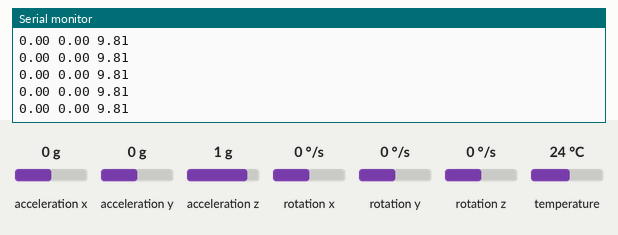
Recording of a sketch running on a simulated Arduino Uno, built with avr-gcc and run on an emulated ATmega328P. Shown: the last lines printed to the serial monitor. Wiring (inferred from the names in the program): MPU-6050 motion sensor at I2C address 0x68. The test bench sets the inputs (shaded band); at power-on: acceleration x 0 g, acceleration y 0 g, acceleration z 1 g, rotation x 0 °/s, rotation y 0 °/s, rotation z 0 °/s, temperature 24 °C.

Above: at 1.3 s.
1.4 s: acceleration x set to 1.4 g
At 2.1 s:
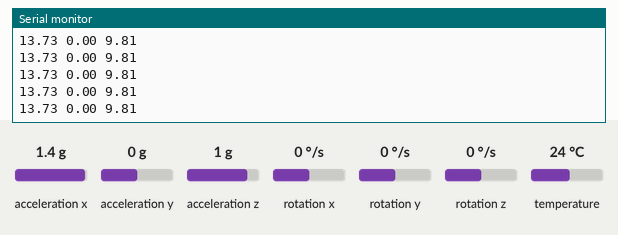
4.4 s: acceleration y set to -1.4 g
At 4.9 s:
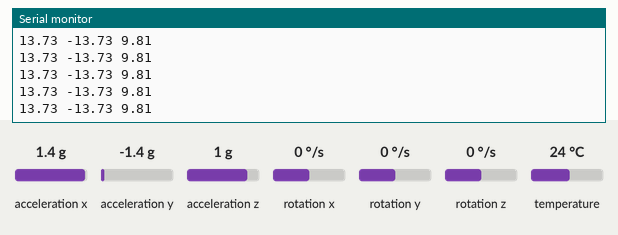
5.9 s: acceleration z set to 1.4 g
At 6.8 s:
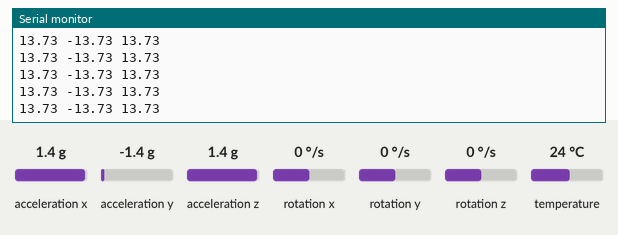
Timing chart, 0 to 8.9 s (numbered marks = the images above; inputs shaded):
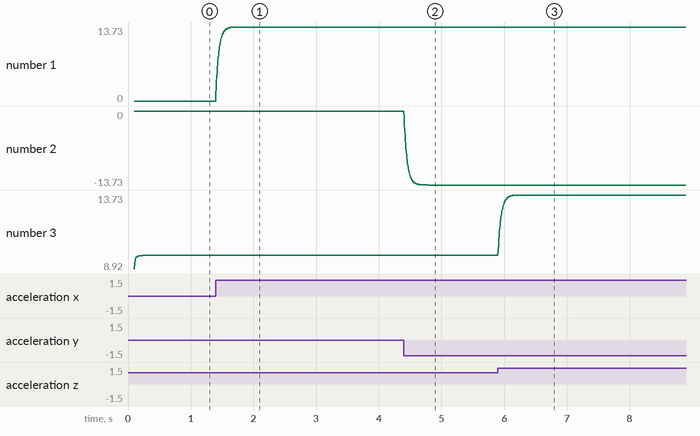

The sketch:

MPU6050_with_Kalman_Filter.ino
```cpp
#include <Wire.h>
#include <Adafruit_MPU6050.h>
#include <Adafruit_Sensor.h>
#include "I2C.h"

Adafruit_MPU6050 mpu;

struct KalmanFilter {
  float Q;
  float R;
  float x;
  float P;
  float K;

  KalmanFilter(float Q, float R) : Q(Q), R(R), x(0), P(1), K(0) {}

  float update(float measurement) {
    P += Q;
    K = P / (P + R);
    x += K * (measurement - x);
    P *= (1 - K);
    return x;
  }
};

KalmanFilter kfX(0.001, 0.1);
KalmanFilter kfY(0.001, 0.1);
KalmanFilter kfZ(0.001, 0.1);

void setup(void) {
  Serial.begin(115200);

  Wire.begin();
  TWBR = ((F_CPU / 400000L) - 16) / 2;

  if (!mpu.begin()) {
    Serial.println("Failed to find MPU6050 chip");
    while (1) {
      delay(10);
    }
  }
  Serial.println("MPU6050 Found!");

  mpu.setAccelerometerRange(MPU6050_RANGE_8_G);
  mpu.setFilterBandwidth(MPU6050_BAND_21_HZ);

  // Set sample rate to 1 kHz
  i2cWrite(0x19, 0x00, true);  // MPU6050_REG_SMPLRT_DIV register, set to 0 for 1kHz

  delay(100);
}

void loop() {
  sensors_event_t a, g, temp;
  mpu.getEvent(&a, &g, &temp);

  float ax = kfX.update(a.acceleration.x);
  float ay = kfY.update(a.acceleration.y);
  float az = kfZ.update(a.acceleration.z);

  Serial.print(ax);
  Serial.print(" ");
  Serial.print(ay);
  Serial.print(" ");
  Serial.println(az);

  delay(1); // Run the loop at approximately 1000Hz
}
```

I2C.cpp
```cpp
#include "I2C.h"

uint8_t i2cWrite(uint8_t registerAddress, uint8_t data, bool sendStop) {
  Wire.beginTransmission(0x68);
  Wire.write(registerAddress);
  Wire.write(data);
  uint8_t status = Wire.endTransmission(sendStop);
  return status;
}

uint8_t i2cWrite(uint8_t registerAddress, uint8_t *data, uint8_t length, bool sendStop) {
  Wire.beginTransmission(0x68);
  Wire.write(registerAddress);
  for (uint8_t i = 0; i < length; i++) {
    Wire.write(data[i]);
  }
  uint8_t status = Wire.endTransmission(sendStop);
  return status;
}

uint8_t i2cRead(uint8_t registerAddress, uint8_t *data, uint8_t length) {
  Wire.beginTransmission(0x68);
  Wire.write(registerAddress);
  Wire.endTransmission(false);
  Wire.requestFrom(0x68, length);
  for (uint8_t i = 0; i < length && Wire.available(); i++) {
    data[i] = Wire.read();
  }
  return Wire.available() == length ? 0 : 1; // Return 0 if all bytes are read, 1 otherwise
}
```

I2C.h
```cpp
#ifndef I2C_H
#define I2C_H

#include <Wire.h>

uint8_t i2cWrite(uint8_t registerAddress, uint8_t data, bool sendStop);
uint8_t i2cWrite(uint8_t registerAddress, uint8_t *data, uint8_t length, bool sendStop);
uint8_t i2cRead(uint8_t registerAddress, uint8_t *data, uint8_t length);

#endif // I2C_H
```

Measured:
- after the input at 1.4 s, the serial monitor: prints a new line at once (image 1)
- after the input at 4.4 s, the serial monitor: prints a new line at once (image 2)
- after the input at 5.9 s, the serial monitor: prints a new line at once (image 3)
- plotted number 1: 0 → 13.73 after the input at 1.4 s
- plotted number 2: 0 → -13.73 after the input at 4.4 s
